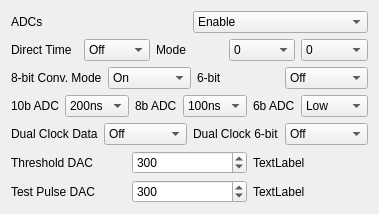
    <widget class="QWidget" name="">
     <property name="geometry">
      <rect>
       <x>6</x>
       <y>301</y>
       <width>291</width>
       <height>201</height>
      </rect>
     </property>
     <layout class="QVBoxLayout" name="verticalLayout_2">
      <item>
       <layout class="QHBoxLayout" name="horizontalLayout_14">
        <item>
         <widget class="QLabel" name="spdcLabel">
          <property name="font">
           <font>
            <family>Arial</family>
            <pointsize>9</pointsize>
           </font>
          </property>
          <property name="text">
           <string>ADCs</string>
          </property>
         </widget>
        </item>
        <item>
         <widget class="QComboBox" name="spdc">
          <property name="font">
           <font>
            <family>Arial</family>
            <pointsize>9</pointsize>
           </font>
          </property>
          <property name="currentIndex">
           <number>1</number>
          </property>
          <item>
           <property name="text">
            <string>Disable</string>
           </property>
          </item>
          <item>
           <property name="text">
            <string>Enable</string>
           </property>
          </item>
         </widget>
        </item>
       </layout>
      </item>
      <item>
       <layout class="QHBoxLayout" name="horizontalLayout_10">
        <item>
         <widget class="QLabel" name="stttLabel">
          <property name="font">
           <font>
            <family>Arial</family>
            <pointsize>9</pointsize>
           </font>
          </property>
          <property name="text">
           <string>Direct Time</string>
          </property>
         </widget>
        </item>
        <item>
         <widget class="QComboBox" name="sttt">
          <property name="font">
           <font>
            <family>Arial</family>
            <pointsize>9</pointsize>
           </font>
          </property>
          <item>
           <property name="text">
            <string>Off</string>
           </property>
          </item>
          <item>
           <property name="text">
            <string>On</string>
           </property>
          </item>
         </widget>
        </item>
        <item>
         <widget class="QLabel" name="stotLabel">
          <property name="font">
           <font>
            <family>Arial</family>
            <pointsize>9</pointsize>
           </font>
          </property>
          <property name="text">
           <string>Mode</string>
          </property>
         </widget>
        </item>
        <item>
         <widget class="QComboBox" name="stpp">
          <property name="font">
           <font>
            <family>Arial</family>
            <pointsize>9</pointsize>
           </font>
          </property>
          <item>
           <property name="text">
            <string>0</string>
           </property>
          </item>
          <item>
           <property name="text">
            <string>1</string>
           </property>
          </item>
         </widget>
        </item>
        <item>
         <widget class="QComboBox" name="stot">
          <property name="font">
           <font>
            <family>Arial</family>
            <pointsize>9</pointsize>
           </font>
          </property>
          <item>
           <property name="text">
            <string>0</string>
           </property>
          </item>
          <item>
           <property name="text">
            <string>1</string>
           </property>
          </item>
         </widget>
        </item>
       </layout>
      </item>
      <item>
       <layout class="QHBoxLayout" name="horizontalLayout_11">
        <item>
         <widget class="QLabel" name="s8bLabel">
          <property name="font">
           <font>
            <family>Arial</family>
            <pointsize>9</pointsize>
           </font>
          </property>
          <property name="text">
           <string>8-bit Conv. Mode</string>
          </property>
         </widget>
        </item>
        <item>
         <widget class="QComboBox" name="s8b">
          <property name="font">
           <font>
            <family>Arial</family>
            <pointsize>9</pointsize>
           </font>
          </property>
          <property name="currentIndex">
           <number>1</number>
          </property>
          <item>
           <property name="text">
            <string>Off</string>
           </property>
          </item>
          <item>
           <property name="text">
            <string>On</string>
           </property>
          </item>
         </widget>
        </item>
        <item>
         <widget class="QLabel" name="s6bLabel">
          <property name="font">
           <font>
            <family>Arial</family>
            <pointsize>9</pointsize>
           </font>
          </property>
          <property name="text">
           <string>6-bit</string>
          </property>
         </widget>
        </item>
        <item>
         <widget class="QComboBox" name="s6b">
          <property name="font">
           <font>
            <family>Arial</family>
            <pointsize>9</pointsize>
           </font>
          </property>
          <item>
           <property name="text">
            <string>Off</string>
           </property>
          </item>
          <item>
           <property name="text">
            <string>On</string>
           </property>
          </item>
         </widget>
        </item>
       </layout>
      </item>
      <item>
       <layout class="QHBoxLayout" name="horizontalLayout_12">
        <item>
         <widget class="QLabel" name="sc010bLabel">
          <property name="font">
           <font>
            <family>Arial</family>
            <pointsize>9</pointsize>
           </font>
          </property>
          <property name="text">
           <string>10b ADC</string>
          </property>
         </widget>
        </item>
        <item>
         <widget class="QComboBox" name="sc010b">
          <property name="font">
           <font>
            <family>Arial</family>
            <pointsize>9</pointsize>
           </font>
          </property>
          <item>
           <property name="text">
            <string>200ns</string>
           </property>
          </item>
          <item>
           <property name="text">
            <string>+60ns</string>
           </property>
          </item>
         </widget>
        </item>
        <item>
         <widget class="QLabel" name="sc08bLabel">
          <property name="font">
           <font>
            <family>Arial</family>
            <pointsize>9</pointsize>
           </font>
          </property>
          <property name="text">
           <string>8b ADC</string>
          </property>
         </widget>
        </item>
        <item>
         <widget class="QComboBox" name="sc08b">
          <property name="font">
           <font>
            <family>Arial</family>
            <pointsize>9</pointsize>
           </font>
          </property>
          <item>
           <property name="text">
            <string>100ns</string>
           </property>
          </item>
          <item>
           <property name="text">
            <string>+60ns</string>
           </property>
          </item>
         </widget>
        </item>
        <item>
         <widget class="QLabel" name="sc06bLabel">
          <property name="font">
           <font>
            <family>Arial</family>
            <pointsize>9</pointsize>
           </font>
          </property>
          <property name="text">
           <string>6b ADC</string>
          </property>
         </widget>
        </item>
        <item>
         <widget class="QComboBox" name="sc06b">
          <property name="font">
           <font>
            <family>Arial</family>
            <pointsize>9</pointsize>
           </font>
          </property>
          <item>
           <property name="text">
            <string>Low</string>
           </property>
          </item>
          <item>
           <property name="text">
            <string>Middle</string>
           </property>
          </item>
          <item>
           <property name="text">
            <string>Up</string>
           </property>
          </item>
         </widget>
        </item>
       </layout>
      </item>
      <item>
       <layout class="QHBoxLayout" name="horizontalLayout_13">
        <item>
         <widget class="QLabel" name="sdcksLabel">
          <property name="font">
           <font>
            <family>Arial</family>
            <pointsize>9</pointsize>
           </font>
          </property>
          <property name="text">
           <string>Dual Clock Data</string>
          </property>
         </widget>
        </item>
        <item>
         <widget class="QComboBox" name="sdcks">
          <property name="font">
           <font>
            <family>Arial</family>
            <pointsize>9</pointsize>
           </font>
          </property>
          <property name="currentIndex">
           <number>0</number>
          </property>
          <item>
           <property name="text">
            <string>Off</string>
           </property>
          </item>
          <item>
           <property name="text">
            <string>On</string>
           </property>
          </item>
         </widget>
        </item>
        <item>
         <widget class="QLabel" name="sdck6bLabel">
          <property name="font">
           <font>
            <family>Arial</family>
            <pointsize>9</pointsize>
           </font>
          </property>
          <property name="text">
           <string>Dual Clock 6-bit</string>
          </property>
         </widget>
        </item>
        <item>
         <widget class="QComboBox" name="sdck6b">
          <property name="font">
           <font>
            <family>Arial</family>
            <pointsize>9</pointsize>
           </font>
          </property>
          <property name="currentIndex">
           <number>0</number>
          </property>
          <item>
           <property name="text">
            <string>Off</string>
           </property>
          </item>
          <item>
           <property name="text">
            <string>On</string>
           </property>
          </item>
         </widget>
        </item>
       </layout>
      </item>
      <item>
       <layout class="QHBoxLayout" name="horizontalLayout_16">
        <item>
         <widget class="QLabel" name="sdtLabel">
          <property name="font">
           <font>
            <family>Arial</family>
            <pointsize>9</pointsize>
           </font>
          </property>
          <property name="text">
           <string>Threshold DAC</string>
          </property>
         </widget>
        </item>
        <item>
         <widget class="QSpinBox" name="sdt">
          <property name="font">
           <font>
            <family>Arial</family>
            <pointsize>9</pointsize>
           </font>
          </property>
          <property name="maximum">
           <number>1023</number>
          </property>
          <property name="value">
           <number>300</number>
          </property>
         </widget>
        </item>
        <item>
         <widget class="QLabel" name="dacmvLabel">
          <property name="font">
           <font>
            <pointsize>9</pointsize>
           </font>
          </property>
          <property name="text">
           <string>TextLabel</string>
          </property>
         </widget>
        </item>
       </layout>
      </item>
      <item>
       <layout class="QHBoxLayout" name="horizontalLayout_15">
        <item>
         <widget class="QLabel" name="sdpLabel_2">
          <property name="font">
           <font>
            <family>Arial</family>
            <pointsize>9</pointsize>
           </font>
          </property>
          <property name="text">
           <string>Test Pulse DAC</string>
          </property>
         </widget>
        </item>
        <item>
         <widget class="QSpinBox" name="sdp_2">
          <property name="font">
           <font>
            <family>Arial</family>
            <pointsize>9</pointsize>
           </font>
          </property>
          <property name="maximum">
           <number>1023</number>
          </property>
          <property name="value">
           <number>300</number>
          </property>
         </widget>
        </item>
        <item>
         <widget class="QLabel" name="dacmvLabel_TP">
          <property name="font">
           <font>
            <pointsize>9</pointsize>
           </font>
          </property>
          <property name="text">
           <string>TextLabel</string>
          </property>
         </widget>
        </item>
       </layout>
      </item>
     </layout>
    </widget>
